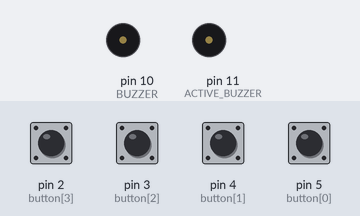
Recording of a sketch running on a simulated Arduino Uno, built with avr-gcc and run on an emulated ATmega328P. Shown: buzzer (waves = sounding, pin HIGH). Inputs (shaded band) come from the test bench; at power-on: pin 2 (button[3]), pin 3 (button[2]), pin 4 (button[1]), pin 5 (button[0]) LOW. What the sketch prints to the serial monitor is not drawn.

Above: at 2.2 s.
2.3 s: pin 2 (button[3]) pulled HIGH for 0.15 s
At 2.6 s:
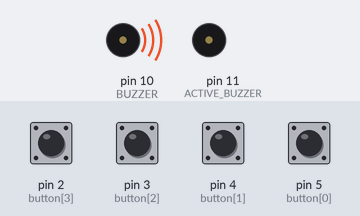
5.0 s: pin 3 (button[2]) pulled HIGH for 0.15 s
At 5.8 s:
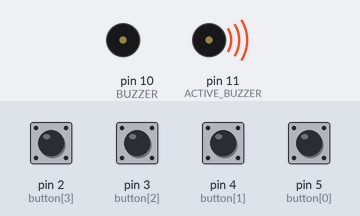
Timing chart, 0 to 8.0 s (numbered marks = the images above; inputs shaded):
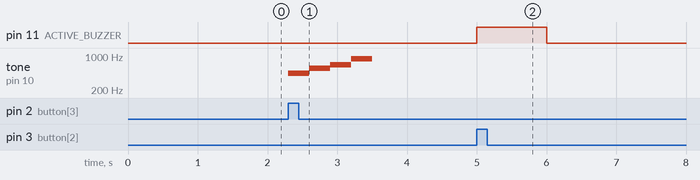

Measured:
- after the input at 2.3 s, tone on pin 10 (BUZZER): plays 440 Hz for 0.30 s, 554 Hz for 0.30 s, 659 Hz for 0.30 s, 880 Hz for 0.30 s, starting at once
- after the input at 5.0 s, pin 11 (ACTIVE_BUZZER): LOW → HIGH at once, → LOW 1.0 s later

The sketch:

daily_2021_10_27.ino
```cpp
const int BUZZER = 10;
const int ACTIVE_BUZZER = 11;
const int button[4] = { 5, 4, 3, 2 };

int step = 1;
int currentQuestion = 1;

// 문제
const char *questions[2] = {
  "문제 1) 다음 중 컴퓨터의 기능이 아닌 것은?\n",
  "문제 2) 기록되어 있는 자료를 읽기만 가능한 기억 장치는?\n"
};

// 보기
const char *options[2] = {
  "1. 출력기능\t2. 입력기능\n3. 연산기능\t4. 판단기능\n",
  "1. 롬(ROM\t2. 램(RAM)\n3. 하드디스크\t4. 모니터\n"
};

// 답
const int answers[2] = { 4, 1 };

void setup() {
  Serial.begin(115200);

  delay(1000);

  for (int n = 0; n < 4; n++) {
    pinMode(button[n], INPUT);
  }

  pinMode(ACTIVE_BUZZER, OUTPUT);
}

void loop() {
  if (step == 1) {
    int totalQuestionCount = sizeof(answers) / sizeof(answers[0]);
    if (currentQuestion <= totalQuestionCount) {
      Serial.print(questions[currentQuestion - 1]);
      Serial.print(options[currentQuestion - 1]);
      step++;
    }
    else {
      // IDLE
      step = 0;
    }
  }
  else if (step == 2) {
    int answer = answers[currentQuestion - 1];

    for (int i = 0; i < 4; i++) {
      if (digitalRead(button[i]) == HIGH) {
        // 정답일 경우
        if (i == answer - 1) {
            // 440, 554, 659, 880 (딩동댕동!!)
            tone(BUZZER, 440); delay(300); noTone(BUZZER);
            tone(BUZZER, 554); delay(300); noTone(BUZZER);
            tone(BUZZER, 659); delay(300); noTone(BUZZER);
            tone(BUZZER, 880); delay(300); noTone(BUZZER);
            step++;
        }
        // 정답이 아닐 경우
        else {
          // 능동 부저 (땡!)
          digitalWrite(ACTIVE_BUZZER, HIGH);
          delay(1000);
          digitalWrite(ACTIVE_BUZZER, LOW);
        }
      }
    }
  }
  else if (step == 3) {
    step = 1;
    currentQuestion++;
  }
}
```
